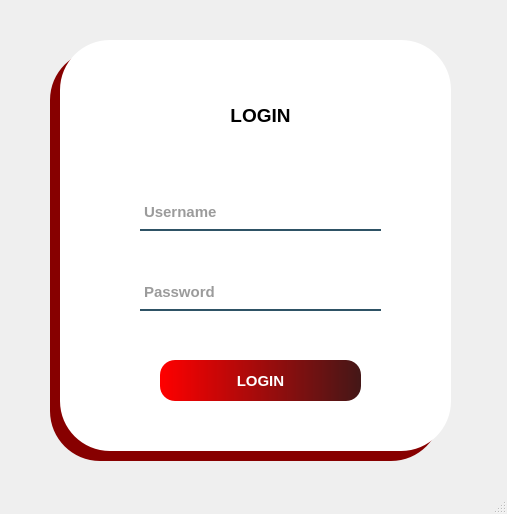
<?xml version="1.0" encoding="UTF-8"?>
<ui version="4.0">
 <class>MainWindow</class>
 <widget class="QMainWindow" name="MainWindow">
  <property name="geometry">
   <rect>
    <x>0</x>
    <y>0</y>
    <width>507</width>
    <height>514</height>
   </rect>
  </property>
  <property name="windowTitle">
   <string>MainWindow</string>
  </property>
  <property name="styleSheet">
   <string notr="true">QPushButton#btnLogin{
	background-color: qlineargradient(spread:pad, x1:0, y1:0, x2:1, y2:0, stop:0 rgba(255, 0, 0, 255), stop:1 rgba(68, 23, 23, 255));
	color: rgb(255, 255, 255);
	border-radius:15px;
}

QPushButton#btnLogin:hover{
	background-color: rgb(170, 0, 0);
}
QPushButton#btnLogin:pressed{
	padding-left:2px;
	padding-top:2px;
	background-color: rgb(179, 59, 59);;
}</string>
  </property>
  <widget class="QWidget" name="centralwidget">
   <widget class="QLabel" name="label_5">
    <property name="geometry">
     <rect>
      <x>60</x>
      <y>40</y>
      <width>391</width>
      <height>411</height>
     </rect>
    </property>
    <property name="styleSheet">
     <string notr="true">background-color: rgb(255, 255, 255);
border-radius: 50px;
border-top-right-radius: 50px;

</string>
    </property>
    <property name="text">
     <string/>
    </property>
   </widget>
   <widget class="QLabel" name="label">
    <property name="geometry">
     <rect>
      <x>210</x>
      <y>90</y>
      <width>101</width>
      <height>51</height>
     </rect>
    </property>
    <property name="text">
     <string>&lt;html&gt;&lt;head/&gt;&lt;body&gt;&lt;p align=&quot;center&quot;&gt;&lt;span style=&quot; font-size:14pt; font-weight:600;&quot;&gt;LOGIN&lt;/span&gt;&lt;/p&gt;&lt;/body&gt;&lt;/html&gt;</string>
    </property>
   </widget>
   <widget class="QLineEdit" name="txtUsername">
    <property name="geometry">
     <rect>
      <x>140</x>
      <y>200</y>
      <width>241</width>
      <height>31</height>
     </rect>
    </property>
    <property name="font">
     <font>
      <pointsize>11</pointsize>
      <weight>75</weight>
      <bold>true</bold>
     </font>
    </property>
    <property name="styleSheet">
     <string notr="true">background-color:rgba(0, 0, 0, 0);
border:2px solid rgba(0, 0, 0, 0);
border-bottom-color: rgba(46, 82, 101, 255);
color:rgb(0, 0, 0, 200);
padding-bottom:7px;</string>
    </property>
    <property name="placeholderText">
     <string>Username</string>
    </property>
   </widget>
   <widget class="QLineEdit" name="txtPassword">
    <property name="geometry">
     <rect>
      <x>140</x>
      <y>280</y>
      <width>241</width>
      <height>31</height>
     </rect>
    </property>
    <property name="font">
     <font>
      <pointsize>11</pointsize>
      <weight>75</weight>
      <bold>true</bold>
     </font>
    </property>
    <property name="styleSheet">
     <string notr="true">background-color:rgba(0, 0, 0, 0);
border:2px solid rgba(0, 0, 0, 0);
border-bottom-color: rgba(46, 82, 101, 255);
color:rgb(0, 0, 0, 200);
padding-bottom:7px;</string>
    </property>
    <property name="echoMode">
     <enum>QLineEdit::Password</enum>
    </property>
    <property name="placeholderText">
     <string>Password</string>
    </property>
   </widget>
   <widget class="QPushButton" name="btnLogin">
    <property name="geometry">
     <rect>
      <x>160</x>
      <y>360</y>
      <width>201</width>
      <height>41</height>
     </rect>
    </property>
    <property name="palette">
     <palette>
      <active>
       <colorrole role="WindowText">
        <brush brushstyle="SolidPattern">
         <color alpha="255">
          <red>255</red>
          <green>255</green>
          <blue>255</blue>
         </color>
        </brush>
       </colorrole>
       <colorrole role="Button">
        <brush brushstyle="LinearGradientPattern">
         <gradient startx="0.000000000000000" starty="0.000000000000000" endx="1.000000000000000" endy="0.000000000000000" type="LinearGradient" spread="PadSpread" coordinatemode="ObjectBoundingMode">
          <gradientstop position="0.000000000000000">
           <color alpha="255">
            <red>255</red>
            <green>0</green>
            <blue>0</blue>
           </color>
          </gradientstop>
          <gradientstop position="1.000000000000000">
           <color alpha="255">
            <red>68</red>
            <green>23</green>
            <blue>23</blue>
           </color>
          </gradientstop>
         </gradient>
        </brush>
       </colorrole>
       <colorrole role="Text">
        <brush brushstyle="SolidPattern">
         <color alpha="255">
          <red>255</red>
          <green>255</green>
          <blue>255</blue>
         </color>
        </brush>
       </colorrole>
       <colorrole role="ButtonText">
        <brush brushstyle="SolidPattern">
         <color alpha="255">
          <red>255</red>
          <green>255</green>
          <blue>255</blue>
         </color>
        </brush>
       </colorrole>
       <colorrole role="Base">
        <brush brushstyle="LinearGradientPattern">
         <gradient startx="0.000000000000000" starty="0.000000000000000" endx="1.000000000000000" endy="0.000000000000000" type="LinearGradient" spread="PadSpread" coordinatemode="ObjectBoundingMode">
          <gradientstop position="0.000000000000000">
           <color alpha="255">
            <red>255</red>
            <green>0</green>
            <blue>0</blue>
           </color>
          </gradientstop>
          <gradientstop position="1.000000000000000">
           <color alpha="255">
            <red>68</red>
            <green>23</green>
            <blue>23</blue>
           </color>
          </gradientstop>
         </gradient>
        </brush>
       </colorrole>
       <colorrole role="Window">
        <brush brushstyle="LinearGradientPattern">
         <gradient startx="0.000000000000000" starty="0.000000000000000" endx="1.000000000000000" endy="0.000000000000000" type="LinearGradient" spread="PadSpread" coordinatemode="ObjectBoundingMode">
          <gradientstop position="0.000000000000000">
           <color alpha="255">
            <red>255</red>
            <green>0</green>
            <blue>0</blue>
           </color>
          </gradientstop>
          <gradientstop position="1.000000000000000">
           <color alpha="255">
            <red>68</red>
            <green>23</green>
            <blue>23</blue>
           </color>
          </gradientstop>
         </gradient>
        </brush>
       </colorrole>
       <colorrole role="Highlight">
        <brush brushstyle="SolidPattern">
         <color alpha="255">
          <red>85</red>
          <green>255</green>
          <blue>0</blue>
         </color>
        </brush>
       </colorrole>
      </active>
      <inactive>
       <colorrole role="WindowText">
        <brush brushstyle="SolidPattern">
         <color alpha="255">
          <red>255</red>
          <green>255</green>
          <blue>255</blue>
         </color>
        </brush>
       </colorrole>
       <colorrole role="Button">
        <brush brushstyle="LinearGradientPattern">
         <gradient startx="0.000000000000000" starty="0.000000000000000" endx="1.000000000000000" endy="0.000000000000000" type="LinearGradient" spread="PadSpread" coordinatemode="ObjectBoundingMode">
          <gradientstop position="0.000000000000000">
           <color alpha="255">
            <red>255</red>
            <green>0</green>
            <blue>0</blue>
           </color>
          </gradientstop>
          <gradientstop position="1.000000000000000">
           <color alpha="255">
            <red>68</red>
            <green>23</green>
            <blue>23</blue>
           </color>
          </gradientstop>
         </gradient>
        </brush>
       </colorrole>
       <colorrole role="Text">
        <brush brushstyle="SolidPattern">
         <color alpha="255">
          <red>255</red>
          <green>255</green>
          <blue>255</blue>
         </color>
        </brush>
       </colorrole>
       <colorrole role="ButtonText">
        <brush brushstyle="SolidPattern">
         <color alpha="255">
          <red>255</red>
          <green>255</green>
          <blue>255</blue>
         </color>
        </brush>
       </colorrole>
       <colorrole role="Base">
        <brush brushstyle="LinearGradientPattern">
         <gradient startx="0.000000000000000" starty="0.000000000000000" endx="1.000000000000000" endy="0.000000000000000" type="LinearGradient" spread="PadSpread" coordinatemode="ObjectBoundingMode">
          <gradientstop position="0.000000000000000">
           <color alpha="255">
            <red>255</red>
            <green>0</green>
            <blue>0</blue>
           </color>
          </gradientstop>
          <gradientstop position="1.000000000000000">
           <color alpha="255">
            <red>68</red>
            <green>23</green>
            <blue>23</blue>
           </color>
          </gradientstop>
         </gradient>
        </brush>
       </colorrole>
       <colorrole role="Window">
        <brush brushstyle="LinearGradientPattern">
         <gradient startx="0.000000000000000" starty="0.000000000000000" endx="1.000000000000000" endy="0.000000000000000" type="LinearGradient" spread="PadSpread" coordinatemode="ObjectBoundingMode">
          <gradientstop position="0.000000000000000">
           <color alpha="255">
            <red>255</red>
            <green>0</green>
            <blue>0</blue>
           </color>
          </gradientstop>
          <gradientstop position="1.000000000000000">
           <color alpha="255">
            <red>68</red>
            <green>23</green>
            <blue>23</blue>
           </color>
          </gradientstop>
         </gradient>
        </brush>
       </colorrole>
       <colorrole role="Highlight">
        <brush brushstyle="SolidPattern">
         <color alpha="255">
          <red>85</red>
          <green>255</green>
          <blue>0</blue>
         </color>
        </brush>
       </colorrole>
      </inactive>
      <disabled>
       <colorrole role="WindowText">
        <brush brushstyle="SolidPattern">
         <color alpha="255">
          <red>255</red>
          <green>255</green>
          <blue>255</blue>
         </color>
        </brush>
       </colorrole>
       <colorrole role="Button">
        <brush brushstyle="LinearGradientPattern">
         <gradient startx="0.000000000000000" starty="0.000000000000000" endx="1.000000000000000" endy="0.000000000000000" type="LinearGradient" spread="PadSpread" coordinatemode="ObjectBoundingMode">
          <gradientstop position="0.000000000000000">
           <color alpha="255">
            <red>255</red>
            <green>0</green>
            <blue>0</blue>
           </color>
          </gradientstop>
          <gradientstop position="1.000000000000000">
           <color alpha="255">
            <red>68</red>
            <green>23</green>
            <blue>23</blue>
           </color>
          </gradientstop>
         </gradient>
        </brush>
       </colorrole>
       <colorrole role="Text">
        <brush brushstyle="SolidPattern">
         <color alpha="255">
          <red>255</red>
          <green>255</green>
          <blue>255</blue>
         </color>
        </brush>
       </colorrole>
       <colorrole role="ButtonText">
        <brush brushstyle="SolidPattern">
         <color alpha="255">
          <red>255</red>
          <green>255</green>
          <blue>255</blue>
         </color>
        </brush>
       </colorrole>
       <colorrole role="Base">
        <brush brushstyle="LinearGradientPattern">
         <gradient startx="0.000000000000000" starty="0.000000000000000" endx="1.000000000000000" endy="0.000000000000000" type="LinearGradient" spread="PadSpread" coordinatemode="ObjectBoundingMode">
          <gradientstop position="0.000000000000000">
           <color alpha="255">
            <red>255</red>
            <green>0</green>
            <blue>0</blue>
           </color>
          </gradientstop>
          <gradientstop position="1.000000000000000">
           <color alpha="255">
            <red>68</red>
            <green>23</green>
            <blue>23</blue>
           </color>
          </gradientstop>
         </gradient>
        </brush>
       </colorrole>
       <colorrole role="Window">
        <brush brushstyle="LinearGradientPattern">
         <gradient startx="0.000000000000000" starty="0.000000000000000" endx="1.000000000000000" endy="0.000000000000000" type="LinearGradient" spread="PadSpread" coordinatemode="ObjectBoundingMode">
          <gradientstop position="0.000000000000000">
           <color alpha="255">
            <red>255</red>
            <green>0</green>
            <blue>0</blue>
           </color>
          </gradientstop>
          <gradientstop position="1.000000000000000">
           <color alpha="255">
            <red>68</red>
            <green>23</green>
            <blue>23</blue>
           </color>
          </gradientstop>
         </gradient>
        </brush>
       </colorrole>
       <colorrole role="Highlight">
        <brush brushstyle="SolidPattern">
         <color alpha="255">
          <red>85</red>
          <green>255</green>
          <blue>0</blue>
         </color>
        </brush>
       </colorrole>
      </disabled>
     </palette>
    </property>
    <property name="font">
     <font>
      <family>MS Shell Dlg 2</family>
      <pointsize>11</pointsize>
      <weight>75</weight>
      <bold>true</bold>
     </font>
    </property>
    <property name="cursor">
     <cursorShape>PointingHandCursor</cursorShape>
    </property>
    <property name="mouseTracking">
     <bool>true</bool>
    </property>
    <property name="tabletTracking">
     <bool>true</bool>
    </property>
    <property name="acceptDrops">
     <bool>false</bool>
    </property>
    <property name="styleSheet">
     <string notr="true"/>
    </property>
    <property name="text">
     <string>LOGIN</string>
    </property>
   </widget>
   <widget class="QLabel" name="label_6">
    <property name="geometry">
     <rect>
      <x>50</x>
      <y>50</y>
      <width>391</width>
      <height>411</height>
     </rect>
    </property>
    <property name="styleSheet">
     <string notr="true">background-color: rgb(135, 0, 0);
border-radius: 50px;
border-top-right-radius: 50px;

</string>
    </property>
    <property name="text">
     <string/>
    </property>
   </widget>
   <zorder>label_6</zorder>
   <zorder>label_5</zorder>
   <zorder>label</zorder>
   <zorder>txtUsername</zorder>
   <zorder>txtPassword</zorder>
   <zorder>btnLogin</zorder>
  </widget>
  <widget class="QStatusBar" name="statusbar"/>
 </widget>
 <resources/>
 <connections/>
</ui>
